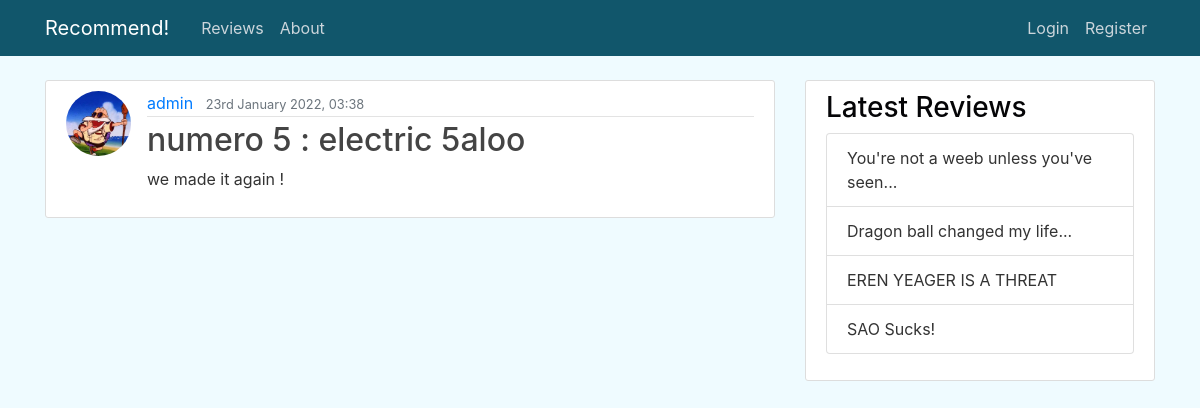
/reviews/5/, run on the app's committed database.
### recommend/models.py (models this page shows, shortened)
class Review(models.Model):
    head = models.CharField(max_length=80)
    body = models.TextField(max_length=1000)
    date_posted = models.DateTimeField(default=timezone.now)
    author = models.ForeignKey(User, on_delete=models.CASCADE) #if user is deleted, choose what happens to reviews

### users/models.py (models this page shows, shortened)
class Profile(models.Model):
    user = models.OneToOneField(User, on_delete=models.CASCADE)
    profile_pic = models.ImageField(default='defaultUser.jpg', upload_to='profile_pics')

### reviews/views.py (the view)
# urls.py: path('<int:pk>/', ReviewDetailView.as_view(), name='reviews-detail'),
class ReviewDetailView(DetailView):
    model = Review
    template_name = 'review_detail.html'

### templates/review_detail.html (shortened to what this page needs)
{% extends "base.html" %}
{%block content %}
    <article class="media content-section">
        <img class ="rounded-circle article-img" src="{{ object.author.profile.profile_pic.url }}">
        <div class="media-body">
        <div class="article-metadata">
            <a class="mr-2" href="{% url 'user-reviews' object.author.username %}">{{ object.author }}</a>
            <small class="text-muted">{{ object.date_posted|date:"jS F Y, H:i" }}</small>
        </div>
        <h2 class="article-title">{{ object.head }}</h2>
        <p class="article-content">{{ object.body }}</p>
        </div>
    </article>
{% endblock content %}

### static/style.css (style rules this page uses)
body { background: #effbff; color: #333333; margin-top: 5rem; }
h1, h2, h3, h4, h5, h6 { color: #050507; }
.content-section { background: #ffffff; padding: 10px 20px; border: 1px solid #dddddd; border-radius: 3px; margin-bottom: 20px; }
.article-title { color: #444444; }
.article-content { white-space: pre-line; }
.article-img { height: 65px; width: 65px; margin-right: 16px; }
.article-metadata { padding-bottom: 1px; margin-bottom: 4px; border-bottom: 1px solid #e3e3e3 }

### data on the page
Review: author.profile.profile_pic (picture), author "admin", date_posted "23rd January 2022, 03:38", head "numero 5 : electric 5aloo", body "we made it again !"
